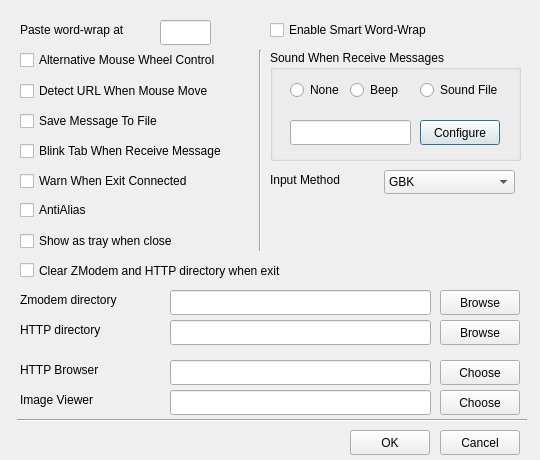
<ui version="4.0" >
 <author></author>
 <comment></comment>
 <exportmacro></exportmacro>
 <class>prefDialog</class>
 <widget class="QDialog" name="prefDialog" >
  <property name="geometry" >
   <rect>
    <x>0</x>
    <y>0</y>
    <width>540</width>
    <height>460</height>
   </rect>
  </property>
  <property name="minimumSize" >
   <size>
    <width>540</width>
    <height>460</height>
   </size>
  </property>
  <property name="maximumSize" >
   <size>
    <width>540</width>
    <height>460</height>
   </size>
  </property>
  <property name="windowTitle" >
   <string>Preference</string>
  </property>
  <widget class="QCheckBox" name="wheelCheckBox" >
   <property name="geometry" >
    <rect>
     <x>20</x>
     <y>50</y>
     <width>240</width>
     <height>20</height>
    </rect>
   </property>
   <property name="text" >
    <string>Alternative Mouse Wheel Control</string>
   </property>
  </widget>
  <widget class="QCheckBox" name="saveCheckBox" >
   <property name="geometry" >
    <rect>
     <x>20</x>
     <y>110</y>
     <width>190</width>
     <height>22</height>
    </rect>
   </property>
   <property name="text" >
    <string>Save Message To File</string>
   </property>
  </widget>
  <widget class="QCheckBox" name="warnCheckBox" >
   <property name="geometry" >
    <rect>
     <x>20</x>
     <y>170</y>
     <width>220</width>
     <height>22</height>
    </rect>
   </property>
   <property name="text" >
    <string>Warn When Exit Connected</string>
   </property>
  </widget>
  <widget class="QCheckBox" name="urlCheckBox" >
   <property name="geometry" >
    <rect>
     <x>20</x>
     <y>80</y>
     <width>240</width>
     <height>22</height>
    </rect>
   </property>
   <property name="text" >
    <string>Detect URL When Mouse Move</string>
   </property>
  </widget>
  <widget class="QCheckBox" name="blinkCheckBox" >
   <property name="geometry" >
    <rect>
     <x>20</x>
     <y>140</y>
     <width>260</width>
     <height>22</height>
    </rect>
   </property>
   <property name="text" >
    <string>Blink Tab When Receive Message</string>
   </property>
  </widget>
  <widget class="QLabel" name="TextLabel1_2" >
   <property name="geometry" >
    <rect>
     <x>20</x>
     <y>20</y>
     <width>160</width>
     <height>20</height>
    </rect>
   </property>
   <property name="text" >
    <string>Paste word-wrap at</string>
   </property>
  </widget>
  <widget class="QLineEdit" name="wordLineEdit3" >
   <property name="geometry" >
    <rect>
     <x>160</x>
     <y>20</y>
     <width>51</width>
     <height>25</height>
    </rect>
   </property>
  </widget>
  <widget class="QGroupBox" name="groupBox" >
   <property name="geometry" >
    <rect>
     <x>270</x>
     <y>50</y>
     <width>251</width>
     <height>111</height>
    </rect>
   </property>
   <property name="title" >
    <string>Sound When Receive Messages</string>
   </property>
   <widget class="QRadioButton" name="noneRadioButton" >
    <property name="geometry" >
     <rect>
      <x>20</x>
      <y>30</y>
      <width>71</width>
      <height>20</height>
     </rect>
    </property>
    <property name="text" >
     <string>None</string>
    </property>
   </widget>
   <widget class="QRadioButton" name="beepRadioButton" >
    <property name="geometry" >
     <rect>
      <x>80</x>
      <y>30</y>
      <width>71</width>
      <height>20</height>
     </rect>
    </property>
    <property name="text" >
     <string>Beep</string>
    </property>
   </widget>
   <widget class="QRadioButton" name="fileRadioButton" >
    <property name="geometry" >
     <rect>
      <x>150</x>
      <y>30</y>
      <width>91</width>
      <height>20</height>
     </rect>
    </property>
    <property name="text" >
     <string>Sound File</string>
    </property>
   </widget>
   <widget class="QLineEdit" name="wavefileLineEdit" >
    <property name="geometry" >
     <rect>
      <x>20</x>
      <y>70</y>
      <width>121</width>
      <height>25</height>
     </rect>
    </property>
   </widget>
   <widget class="QPushButton" name="selectsoundPushButton" >
    <property name="geometry" >
     <rect>
      <x>150</x>
      <y>70</y>
      <width>80</width>
      <height>25</height>
     </rect>
    </property>
    <property name="text" >
     <string>Configure</string>
    </property>
   </widget>
  </widget>
  <widget class="QCheckBox" name="smartCheckBox" >
   <property name="geometry" >
    <rect>
     <x>270</x>
     <y>20</y>
     <width>200</width>
     <height>20</height>
    </rect>
   </property>
   <property name="text" >
    <string>Enable Smart Word-Wrap</string>
   </property>
  </widget>
  <widget class="QCheckBox" name="clearCheckBox" >
   <property name="geometry" >
    <rect>
     <x>20</x>
     <y>260</y>
     <width>370</width>
     <height>21</height>
    </rect>
   </property>
   <property name="text" >
    <string>Clear ZModem and HTTP directory when exit</string>
   </property>
  </widget>
  <widget class="QCheckBox" name="aacheckBox" >
   <property name="geometry" >
    <rect>
     <x>20</x>
     <y>200</y>
     <width>110</width>
     <height>20</height>
    </rect>
   </property>
   <property name="text" >
    <string>AntiAlias</string>
   </property>
  </widget>
  <widget class="QCheckBox" name="trayCheckBox" >
   <property name="geometry" >
    <rect>
     <x>20</x>
     <y>230</y>
     <width>220</width>
     <height>22</height>
    </rect>
   </property>
   <property name="text" >
    <string>Show as tray when close</string>
   </property>
  </widget>
  <widget class="QLabel" name="textLabel1" >
   <property name="geometry" >
    <rect>
     <x>20</x>
     <y>290</y>
     <width>140</width>
     <height>20</height>
    </rect>
   </property>
   <property name="text" >
    <string>Zmodem directory</string>
   </property>
  </widget>
  <widget class="QLabel" name="textLabel1_3" >
   <property name="geometry" >
    <rect>
     <x>20</x>
     <y>320</y>
     <width>120</width>
     <height>20</height>
    </rect>
   </property>
   <property name="text" >
    <string>HTTP directory</string>
   </property>
  </widget>
  <widget class="QLabel" name="TextLabel3" >
   <property name="geometry" >
    <rect>
     <x>20</x>
     <y>360</y>
     <width>100</width>
     <height>20</height>
    </rect>
   </property>
   <property name="text" >
    <string>HTTP Browser</string>
   </property>
  </widget>
  <widget class="QLabel" name="textLabel1_2" >
   <property name="geometry" >
    <rect>
     <x>20</x>
     <y>390</y>
     <width>100</width>
     <height>20</height>
    </rect>
   </property>
   <property name="text" >
    <string>Image Viewer</string>
   </property>
  </widget>
  <widget class="QPushButton" name="browsePushButton" >
   <property name="geometry" >
    <rect>
     <x>440</x>
     <y>290</y>
     <width>80</width>
     <height>25</height>
    </rect>
   </property>
   <property name="text" >
    <string>Browse</string>
   </property>
  </widget>
  <widget class="QPushButton" name="poolPushButton" >
   <property name="geometry" >
    <rect>
     <x>440</x>
     <y>320</y>
     <width>80</width>
     <height>25</height>
    </rect>
   </property>
   <property name="text" >
    <string>Browse</string>
   </property>
  </widget>
  <widget class="QLineEdit" name="poolLineEdit" >
   <property name="geometry" >
    <rect>
     <x>170</x>
     <y>320</y>
     <width>261</width>
     <height>25</height>
    </rect>
   </property>
  </widget>
  <widget class="QLineEdit" name="zmodemLineEdit" >
   <property name="geometry" >
    <rect>
     <x>170</x>
     <y>290</y>
     <width>261</width>
     <height>25</height>
    </rect>
   </property>
  </widget>
  <widget class="QPushButton" name="choosehttpPushButton" >
   <property name="geometry" >
    <rect>
     <x>440</x>
     <y>360</y>
     <width>80</width>
     <height>25</height>
    </rect>
   </property>
   <property name="text" >
    <string>Choose</string>
   </property>
  </widget>
  <widget class="QPushButton" name="imagePushButton" >
   <property name="geometry" >
    <rect>
     <x>440</x>
     <y>390</y>
     <width>80</width>
     <height>25</height>
    </rect>
   </property>
   <property name="text" >
    <string>Choose</string>
   </property>
  </widget>
  <widget class="QLineEdit" name="imageLineEdit" >
   <property name="geometry" >
    <rect>
     <x>170</x>
     <y>390</y>
     <width>261</width>
     <height>25</height>
    </rect>
   </property>
  </widget>
  <widget class="QLineEdit" name="httpLineEdit" >
   <property name="geometry" >
    <rect>
     <x>170</x>
     <y>360</y>
     <width>261</width>
     <height>25</height>
    </rect>
   </property>
  </widget>
  <widget class="Line" name="Line1" >
   <property name="geometry" >
    <rect>
     <x>17</x>
     <y>410</y>
     <width>510</width>
     <height>20</height>
    </rect>
   </property>
   <property name="frameShape" >
    <enum>QFrame::HLine</enum>
   </property>
   <property name="frameShadow" >
    <enum>QFrame::Sunken</enum>
   </property>
   <property name="orientation" >
    <enum>Qt::Horizontal</enum>
   </property>
  </widget>
  <widget class="QPushButton" name="cancelPushButton" >
   <property name="geometry" >
    <rect>
     <x>440</x>
     <y>430</y>
     <width>80</width>
     <height>25</height>
    </rect>
   </property>
   <property name="text" >
    <string>Cancel</string>
   </property>
  </widget>
  <widget class="QPushButton" name="okPushButton" >
   <property name="geometry" >
    <rect>
     <x>350</x>
     <y>430</y>
     <width>80</width>
     <height>25</height>
    </rect>
   </property>
   <property name="text" >
    <string>OK</string>
   </property>
  </widget>
  <widget class="QLabel" name="TextLabel1" >
   <property name="geometry" >
    <rect>
     <x>270</x>
     <y>170</y>
     <width>101</width>
     <height>20</height>
    </rect>
   </property>
   <property name="text" >
    <string>Input Method</string>
   </property>
  </widget>
  <widget class="Line" name="line" >
   <property name="geometry" >
    <rect>
     <x>250</x>
     <y>50</y>
     <width>20</width>
     <height>201</height>
    </rect>
   </property>
   <property name="orientation" >
    <enum>Qt::Vertical</enum>
   </property>
  </widget>
  <widget class="QComboBox" name="ximComboBox" >
   <property name="geometry" >
    <rect>
     <x>384</x>
     <y>170</y>
     <width>131</width>
     <height>24</height>
    </rect>
   </property>
   <item>
    <property name="text" >
     <string>GBK</string>
    </property>
   </item>
   <item>
    <property name="text" >
     <string>BIG5</string>
    </property>
   </item>
  </widget>
 </widget>
 <layoutdefault spacing="6" margin="11" />
 <pixmapfunction>qPixmapFromMimeSource</pixmapfunction>
 <tabstops>
  <tabstop>wordLineEdit3</tabstop>
  <tabstop>smartCheckBox</tabstop>
  <tabstop>wheelCheckBox</tabstop>
  <tabstop>urlCheckBox</tabstop>
  <tabstop>saveCheckBox</tabstop>
  <tabstop>blinkCheckBox</tabstop>
  <tabstop>warnCheckBox</tabstop>
  <tabstop>aacheckBox</tabstop>
  <tabstop>trayCheckBox</tabstop>
  <tabstop>clearCheckBox</tabstop>
  <tabstop>noneRadioButton</tabstop>
  <tabstop>beepRadioButton</tabstop>
  <tabstop>fileRadioButton</tabstop>
  <tabstop>selectsoundPushButton</tabstop>
  <tabstop>wavefileLineEdit</tabstop>
  <tabstop>ximComboBox</tabstop>
  <tabstop>zmodemLineEdit</tabstop>
  <tabstop>browsePushButton</tabstop>
  <tabstop>poolLineEdit</tabstop>
  <tabstop>poolPushButton</tabstop>
  <tabstop>httpLineEdit</tabstop>
  <tabstop>choosehttpPushButton</tabstop>
  <tabstop>imageLineEdit</tabstop>
  <tabstop>imagePushButton</tabstop>
  <tabstop>okPushButton</tabstop>
  <tabstop>cancelPushButton</tabstop>
 </tabstops>
 <resources/>
 <connections>
  <connection>
   <sender>noneRadioButton</sender>
   <signal>toggled(bool)</signal>
   <receiver>wavefileLineEdit</receiver>
   <slot>setDisabled(bool)</slot>
   <hints>
    <hint type="sourcelabel" >
     <x>290</x>
     <y>95</y>
    </hint>
    <hint type="destinationlabel" >
     <x>290</x>
     <y>125</y>
    </hint>
   </hints>
  </connection>
  <connection>
   <sender>noneRadioButton</sender>
   <signal>toggled(bool)</signal>
   <receiver>selectsoundPushButton</receiver>
   <slot>setDisabled(bool)</slot>
   <hints>
    <hint type="sourcelabel" >
     <x>360</x>
     <y>80</y>
    </hint>
    <hint type="destinationlabel" >
     <x>420</x>
     <y>120</y>
    </hint>
   </hints>
  </connection>
  <connection>
   <sender>beepRadioButton</sender>
   <signal>toggled(bool)</signal>
   <receiver>wavefileLineEdit</receiver>
   <slot>setDisabled(bool)</slot>
   <hints>
    <hint type="sourcelabel" >
     <x>393</x>
     <y>90</y>
    </hint>
    <hint type="destinationlabel" >
     <x>366</x>
     <y>129</y>
    </hint>
   </hints>
  </connection>
  <connection>
   <sender>beepRadioButton</sender>
   <signal>toggled(bool)</signal>
   <receiver>selectsoundPushButton</receiver>
   <slot>setDisabled(bool)</slot>
   <hints>
    <hint type="sourcelabel" >
     <x>413</x>
     <y>92</y>
    </hint>
    <hint type="destinationlabel" >
     <x>449</x>
     <y>125</y>
    </hint>
   </hints>
  </connection>
  <connection>
   <sender>fileRadioButton</sender>
   <signal>toggled(bool)</signal>
   <receiver>wavefileLineEdit</receiver>
   <slot>setEnabled(bool)</slot>
   <hints>
    <hint type="sourcelabel" >
     <x>467</x>
     <y>97</y>
    </hint>
    <hint type="destinationlabel" >
     <x>380</x>
     <y>126</y>
    </hint>
   </hints>
  </connection>
  <connection>
   <sender>fileRadioButton</sender>
   <signal>toggled(bool)</signal>
   <receiver>selectsoundPushButton</receiver>
   <slot>setEnabled(bool)</slot>
   <hints>
    <hint type="sourcelabel" >
     <x>502</x>
     <y>86</y>
    </hint>
    <hint type="destinationlabel" >
     <x>493</x>
     <y>128</y>
    </hint>
   </hints>
  </connection>
 </connections>
</ui>
